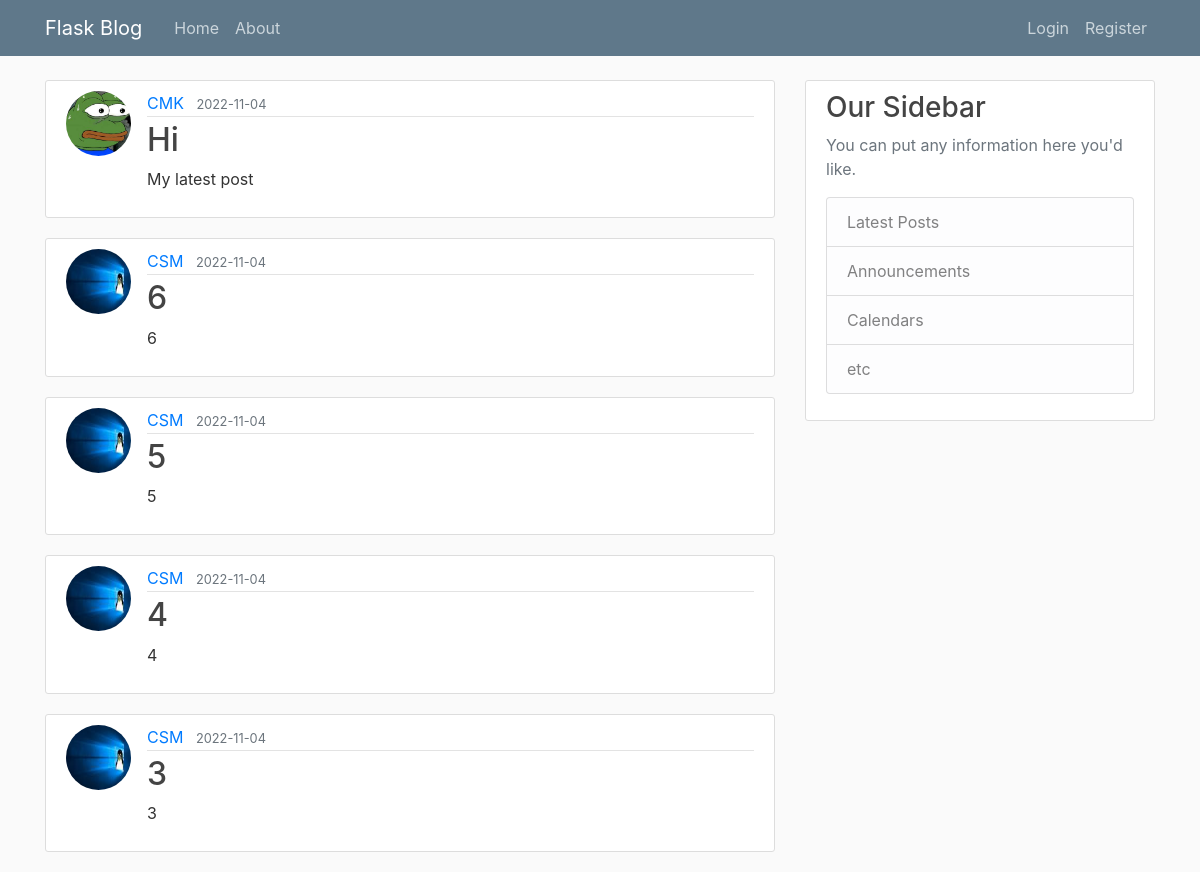
The page /home on the database its author committed.
### flaskblog/models.py (models this page shows, shortened)
class Post(db.Model):
    id = db.Column(db.Integer, primary_key=True)
    title = db.Column(db.String(100), nullable=False)
    date_posted = db.Column(db.DateTime, nullable=False, default=datetime.utcnow)
    content = db.Column(db.Text, nullable=False)
    user_id = db.Column(db.Integer, db.ForeignKey('user.id'), nullable=False)

class User(db.Model, UserMixin):
    id = db.Column(db.Integer, primary_key=True)
    username = db.Column(db.String(20), unique=True, nullable=False)
    email = db.Column(db.String(120), unique=True, nullable=False)
    image_file = db.Column(db.String(20), nullable=False, default = 'default.jpg')
    password = db.Column(db.String(60), nullable=False)
    posts = db.relationship('Post', backref='author', lazy=True)

### flaskblog/routes.py (the view)
@app.route("/")
@app.route("/home")
def home():
    page = request.args.get('page', 1, type=int)
    posts = Post.query.order_by(Post.date_posted.desc()).paginate(page=page, per_page=5)
    return render_template('home.html', posts=posts)

### flaskblog/templates/home.html
{% extends "layout.html" %}
{% block content %}
  {% for post in posts %}
  <article class="media content-section">
    <img class="rounded-circle article-img" src="{{ url_for('static', filename='profile_pics/' + post.author.image_file) }}">
    <div class="media-body">
      <div class="article-metadata">
        <a class="mr-2" href="#">{{ post.author.username }}</a>
        <small class="text-muted">{{ post.date_posted.strftime('%Y-%m-%d') }}</small>
      </div>
      <h2><a class="article-title" href="{{ url_for('post', post_id=post.id) }}">{{ post.title }}</a></h2>
      <p class="article-content">{{ post.content }}</p>
    </div>
  </article>
  {% endfor %}
{% endblock content %}

### flaskblog/static/main.css (style rules this page uses)
body { background: #fafafa; color: #333333; margin-top: 5rem; }
h1, h2, h3, h4, h5, h6 { color: #444444; }
.content-section { background: #ffffff; padding: 10px 20px; border: 1px solid #dddddd; border-radius: 3px; margin-bottom: 20px; }
.article-title { color: #444444; }
.article-content { white-space: pre-line; }
.article-img { height: 65px; width: 65px; margin-right: 16px; }
.article-metadata { padding-bottom: 1px; margin-bottom: 4px; border-bottom: 1px solid #e3e3e3 }

### rows shown on the page
Post: image_file (placeholder picture), author.username "CMK", date_posted "2022-11-04", title "Hi", content "My latest post"
Post: image_file (picture), author.username "CSM", date_posted "2022-11-04", title "6", content "6"
Post: image_file (picture), author.username "CSM", date_posted "2022-11-04", title "5", content "5"
Post: image_file (picture), author.username "CSM", date_posted "2022-11-04", title "4", content "4"
Post: image_file (picture), author.username "CSM", date_posted "2022-11-04", title "3", content "3"
